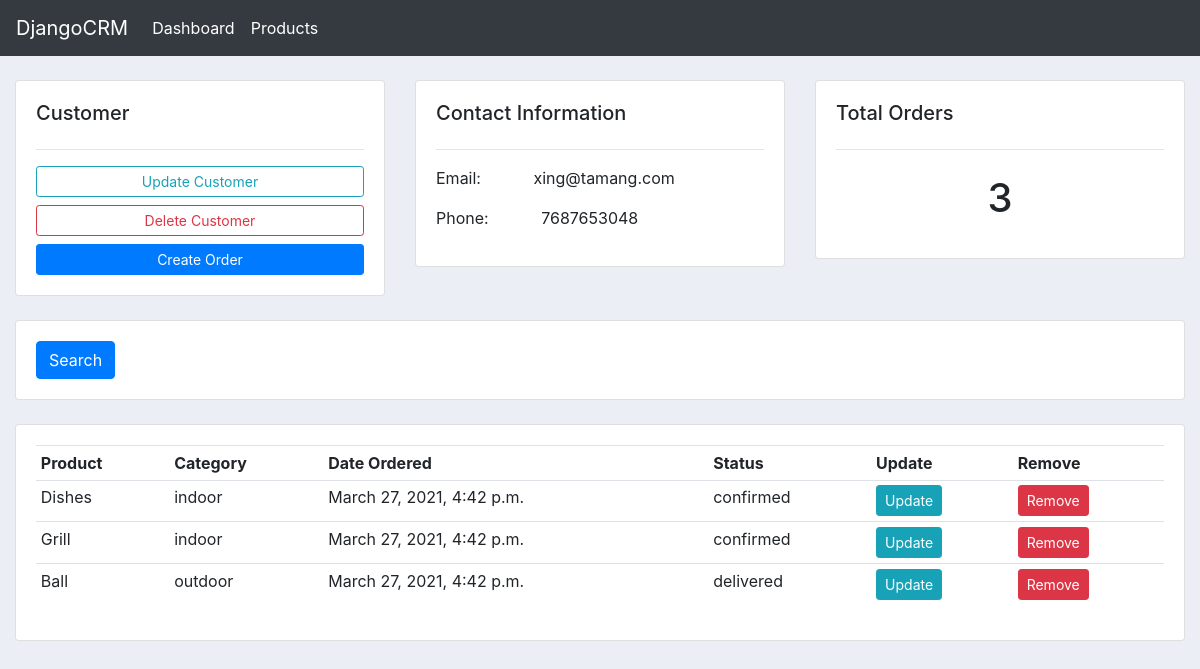
The app's page /customer/5/, older data.
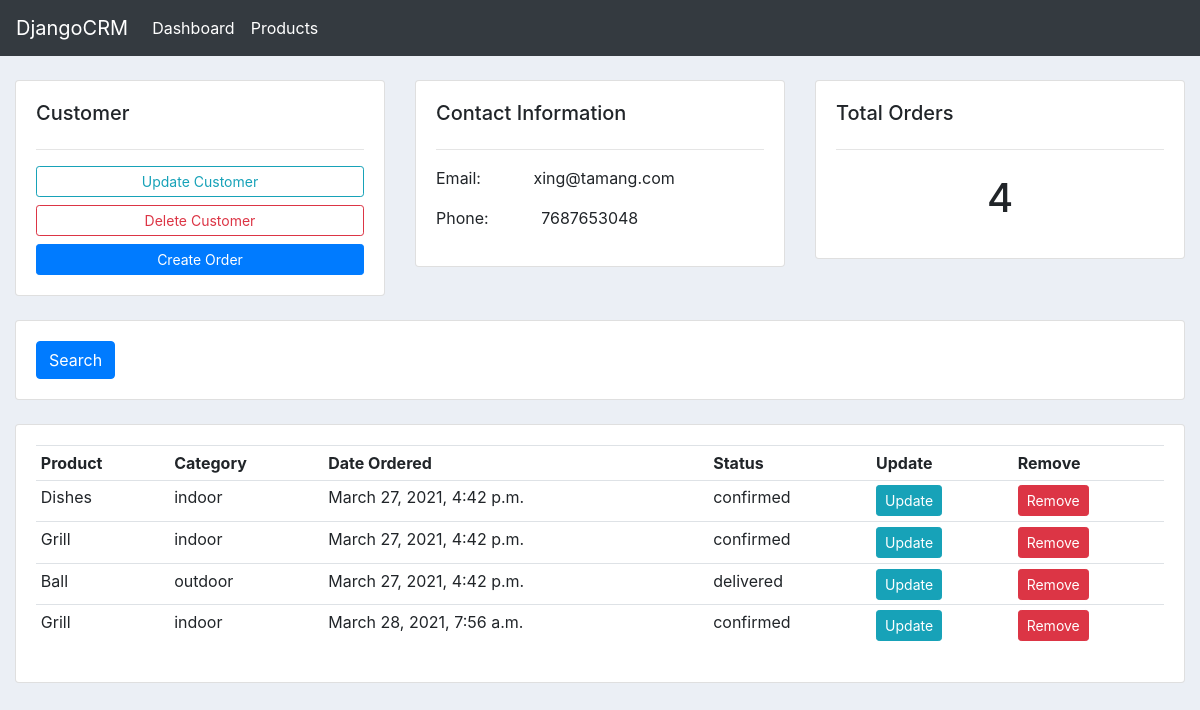
The same page, newer data.
### accounts/models.py (models this page shows)
class Order(models.Model):
    STATUS = (
        ('pending', 'Pending'),
        ('confirmed', 'Confirmed'),
        ('dispatched', 'Dispatched'),
        ('delivered', 'Delivered'),
    )
    customer = models.ForeignKey("accounts.Customer", on_delete=models.SET_NULL, null=True)
    product = models.ForeignKey("accounts.Product", on_delete=models.SET_NULL, null=True)
    create_date = models.DateTimeField(auto_now=True)
    write_date = models.DateTimeField(auto_now_add=True)
    status = models.CharField(choices=STATUS, max_length=250, null=True)

class Product(models.Model):
    CATEGORY = (
        ('indoor', 'Indoor'),
        ('outdoor', 'Outdoor'),
    )
    STATUS = (
        ('active', 'Active'),
        ('inactive', 'Inactive'),
    )
    name = models.CharField(max_length=250, null=True)
    price = models.FloatField(null=True)
    category = models.CharField(max_length=250, null=True, choices=CATEGORY)
    description = models.CharField(max_length=250, null=True, blank=True)
    tags = models.ManyToManyField("accounts.Tag")
    status = models.CharField(choices=STATUS, max_length=250, default='active')
    create_date = models.DateTimeField(auto_now=True)
    write_date = models.DateTimeField(auto_now_add=True)
    def __str__(self):
        return self.name

### accounts/views.py (the view)
# urls.py: path('customer/<int:id>/', customer_view, name='customer'),
def customer_view(request, id):
    try:
        customer = Customer.objects.get(id=id)
    except Customer.DoesNotExist:
        raise Http404("Customer does not exist")
    orders = customer.order_set.all()
    total_orders = orders.count()
    context = {
        'customer': customer,
        'orders': orders,
        'total_orders': total_orders
        }
    return render(request, 'accounts/customers.html', context=context)

### accounts/templates/accounts/customers.html (shortened to what this page needs)
{% extends 'accounts/main.html' %}
{% block content %}
<br>
<div class="container-fluid">
    <div class="row">
        <div class="col-md">
            <div class="card card-body">
                <h5>Customer</h5><hr>
                <a href="{% url 'update-customer' customer.id %}" class="btn btn-outline-info btn-sm btn-block">Update Customer</a>
                <a href="{% url 'delete-customer' customer.id %}" class="btn btn-outline-danger btn-sm btn-block">Delete Customer</a>
                <a href="{% url 'create-order' customer.id %}" class="btn btn-primary btn-sm btn-block">Create Order</a>
            </div>
        </div>
        <div class="col-md">
            <div class="card card-body">
                <h5>Contact Information</h5>
                <hr>
                <p>Email: <span class="ml-5">{{customer.email}}</span></p>
                <p>Phone: <span class="ml-5">{{customer.phone}}</span></p>
            </div>
        </div>
        <div class="col-md">
            <div class="card card-body">
                <h5>Total Orders</h5><hr>
                <h1 class="text-center p-2">{{ total_orders }}</h1>
            </div>
        </div>
    </div>
    <br>
    <div class="row">
        <div class="col">
            <div class="card card-body">
            <form action="" method="GET">
            <button type="submit" class="btn btn-primary">Search</button>
            </form>
            </div>
        </div>
    </div>
    <br>
    <div class="row">
        <div class="col-md">
            <div class="card card-body">
                <div class="table-responsive">
                    <table class="table table-sm">
                    <tr>
                        <th>Product</th>
                        <th>Category</th>
                        <th>Date Ordered</th>
                        <th>Status</th>
                        <th>Update</th>
                        <th>Remove</th>
                    </tr>
                    {% for order in orders %}
                    <tr>
                        <td>{{order.product}}</td>
                        <td>{{order.product.category}}</td>
                        <td>{{order.create_date}}</td>
                        <td>{{order.status}}</td>
                        <td><a href="#" class="btn btn-sm btn-info">Update</a></td>
                        <td><a href="#" class="btn btn-sm btn-danger">Remove</a></td>
                    </tr>
                    {% endfor %}
                    </table>
                </div >
            </div>
        </div>
    </div>
</div>
{% endblock content %}

Row changes from the older to the newer data that the page shows:
added Order: product "Grill", product.category "indoor", create_date "March 28, 2021, 7:56 a.m.", status "confirmed"
Text that changed along with them:
{{ total_orders }}: "3" → "4"
